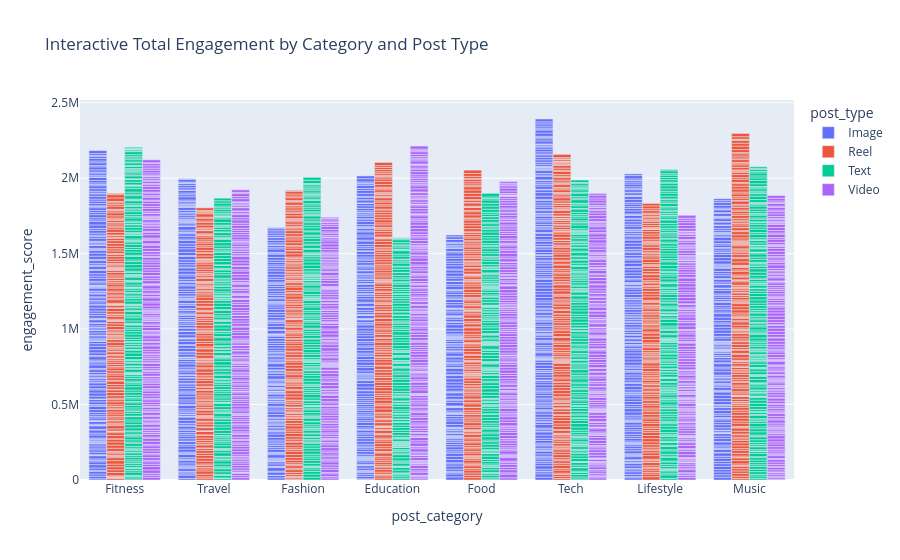

The code cell stored with this chart in its notebook:
### Markdown cell above
##### INTERACTIVE BAR CHART : ENGAGEMENT BY CATEGORY

### Code cell
fig_bar = px.bar(
    df, 
    x='post_category', 
    y='engagement_score', 
    color='post_type',
    title='Interactive Total Engagement by Category and Post Type',
    barmode='group'
)
fig_bar.show()

### Figure 1 — Plotly figure (JSON) as saved in the notebook; plotly's stock layout.template omitted (floating-point values rounded to 4 significant figures; data arrays with more than 128 entries replaced by an {"elided": "..."} marker saying what was removed)
{"data": [{"alignmentgroup": "True", "hovertemplate": "post_type=Image<br>post_category=%{x}<br>engagement_score=%{y}<extra></extra>", "legendgroup": "Image", "marker": {"color": "#636efa", "pattern": {"shape": ""}}, "name": "Image", "offsetgroup": "Image", "orientation": "v", "showlegend": true, "textposition": "auto", "type": "bar", "x": {"elided": "1247 str values"}, "xaxis": "x", "y": {"elided": "1247 int values"}, "yaxis": "y"}, {"alignmentgroup": "True", "hovertemplate": "post_type=Reel<br>post_category=%{x}<br>engagement_score=%{y}<extra></extra>", "legendgroup": "Reel", "marker": {"color": "#EF553B", "pattern": {"shape": ""}}, "name": "Reel", "offsetgroup": "Reel", "orientation": "v", "showlegend": true, "textposition": "auto", "type": "bar", "x": {"elided": "1283 str values"}, "xaxis": "x", "y": {"elided": "1283 int values"}, "yaxis": "y"}, {"alignmentgroup": "True", "hovertemplate": "post_type=Text<br>post_category=%{x}<br>engagement_score=%{y}<extra></extra>", "legendgroup": "Text", "marker": {"color": "#00cc96", "pattern": {"shape": ""}}, "name": "Text", "offsetgroup": "Text", "orientation": "v", "showlegend": true, "textposition": "auto", "type": "bar", "x": {"elided": "1245 str values"}, "xaxis": "x", "y": {"elided": "1245 int values"}, "yaxis": "y"}, {"alignmentgroup": "True", "hovertemplate": "post_type=Video<br>post_category=%{x}<br>engagement_score=%{y}<extra></extra>", "legendgroup": "Video", "marker": {"color": "#ab63fa", "pattern": {"shape": ""}}, "name": "Video", "offsetgroup": "Video", "orientation": "v", "showlegend": true, "textposition": "auto", "type": "bar", "x": {"elided": "1225 str values"}, "xaxis": "x", "y": {"elided": "1225 int values"}, "yaxis": "y"}], "layout": {"barmode": "group", "legend": {"title": {"text": "post_type"}, "tracegroupgap": 0}, "title": {"text": "Interactive Total Engagement by Category and Post Type"}, "xaxis": {"anchor": "y", "domain": [0, 1], "title": {"text": "post_category"}}, "yaxis": {"anchor": "x", "domain": [0, 1], "title": {"text": "engagement_score"}}}}
